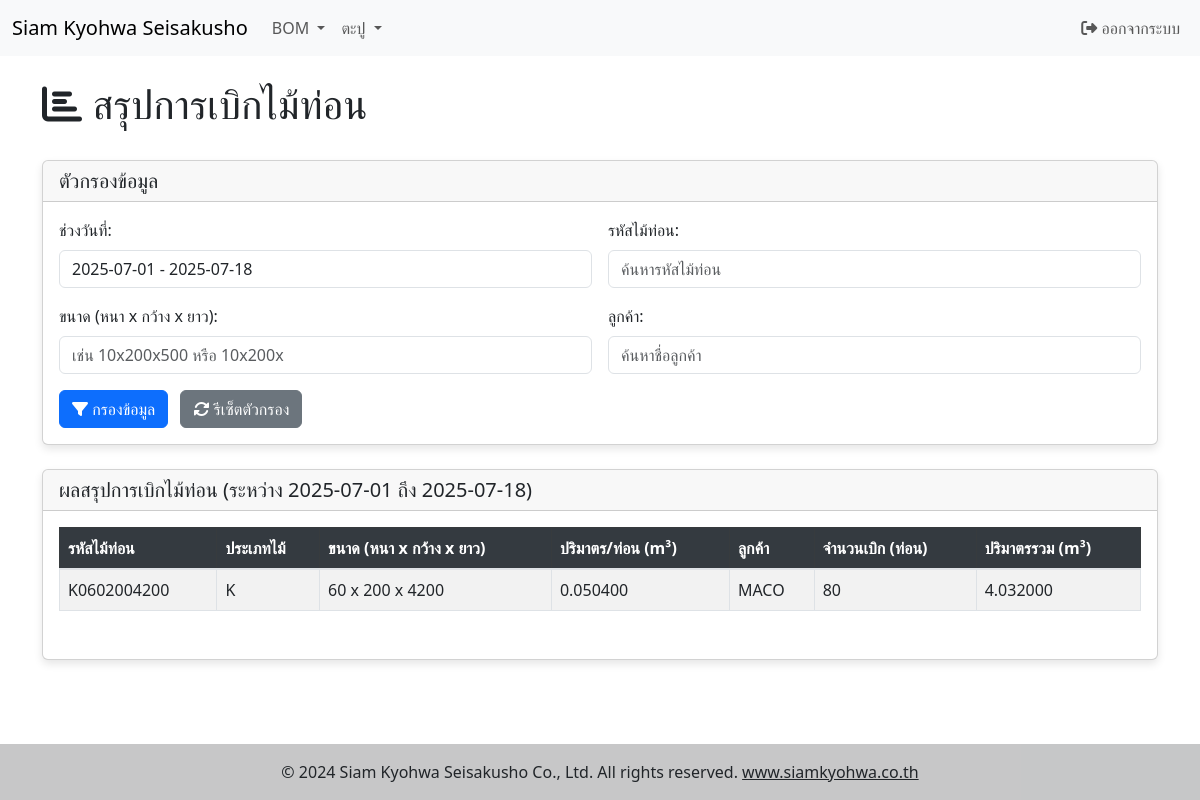
/rm_issue_summary.php (signed in), run on the app's committed database.
### tables this page shows
CREATE TABLE IF NOT EXISTS `rm_wood_list` (
  `rm_id` int(11) NOT NULL AUTO_INCREMENT,
  `rm_code` varchar(50) NOT NULL,
  `rm_type` varchar(50) DEFAULT NULL,
  `rm_thickness` int(11) NOT NULL,
  `rm_width` int(11) NOT NULL,
  `rm_length` int(11) NOT NULL,
  `rm_m3` double(15,6) NOT NULL DEFAULT 0.000000,
  PRIMARY KEY (`rm_id`)
);

### rm_issue_summary.php (the view, shortened to what this page needs)
<?php
require_once __DIR__ . '/functions.php';
$today = date('Y-m-d');
$default_start_date = date('Y-m-01');
$default_end_date = $today;
$start_date = $_GET['start_date'] ?? $default_start_date;
$end_date = $_GET['end_date'] ?? $default_end_date;
$search_rm_code = $_GET['search_rm_code'] ?? '';
$search_size = $_GET['search_size'] ?? '';
$search_customer_name = $_GET['search_customer_name'] ?? '';
$start_date_db = $conn->real_escape_string($start_date);
$end_date_db = $conn->real_escape_string($end_date);
$limit = 10;
$page = isset($_GET['page']) && is_numeric($_GET['page']) ? (int)$_GET['page'] : 1;
$offset = ($page - 1) * $limit;
$aggregated_data = [];
try {
    $where_clauses = ["DATE(cb.rm_needed_date) BETWEEN ? AND ?", "cb.batch_status != 'รอดำเนินการ'"];
    $param_types = "ss";
    $param_values = [&$start_date_db, &$end_date_db];
    $where_sql = "WHERE " . implode(" AND ", $where_clauses);
    $sql_summary = "
        SELECT
            rm.rm_id,
            rm.rm_code,
            rm.rm_type,
            rm.rm_thickness,
            rm.rm_width,
            rm.rm_length,
            rm.rm_m3,
            c.customer_name,
            SUM(cb.total_wood_logs * rl.main_input_qty) AS total_logs_issued,
            SUM(cb.total_wood_logs * rl.main_input_qty * rm.rm_m3) AS total_m3_issued
        FROM
            cutting_batch AS cb
        JOIN
            recipe_list AS rl ON cb.recipe_id = rl.recipe_id
        JOIN
            rm_wood_list AS rm ON rl.main_input_rm_id = rm.rm_id
        LEFT JOIN
            customer AS c ON rl.main_customer_id = c.customer_id
        {$where_sql}
        GROUP BY
            rm.rm_id, rm.rm_code, rm.rm_type, rm.rm_thickness, rm.rm_width, rm.rm_length, rm.rm_m3, c.customer_name
        ORDER BY
            rm.rm_code ASC, c.customer_name ASC;
    ";
    $stmt_summary = $conn->prepare($sql_summary);
    if ($stmt_summary) {
        call_user_func_array([$stmt_summary, 'bind_param'], array_merge([$param_types], $param_values));
        $stmt_summary->execute();
        $result_summary = $stmt_summary->get_result();
        while ($row = $result_summary->fetch_assoc()) {
            $aggregated_data[] = $row;
        }
    } else {
        $_SESSION['error_message'] = "เกิดข้อผิดพลาดในการเตรียมคำสั่ง SQL: " . $conn->error;
    }
    $paginated_data = array_slice($aggregated_data, $offset, $limit);
} catch (Exception $e) {
    $_SESSION['error_message'] = "เกิดข้อผิดพลาด: " . $e->getMessage();
    error_log("Error in rm_issue_summary.php: " . $e->getMessage());
}
?>
<!DOCTYPE html>
<html lang="th">
<head>
    <link href="https://cdn.jsdelivr.net/npm/bootstrap@5.3.3/dist/css/bootstrap.min.css" rel="stylesheet">
    <link rel="stylesheet" href="https://cdnjs.cloudflare.com/ajax/libs/font-awesome/6.5.1/css/all.min.css">
    <link rel="stylesheet" type="text/css" href="https://cdn.jsdelivr.net/npm/daterangepicker/daterangepicker.css" />
</head>
<body>
<?php include __DIR__ . '/navbar.php'; ?>
<main class="container">
    <div class="d-flex justify-content-between align-items-center mb-4 mt-4">
        <h1><i class="fas fa-chart-bar"></i> สรุปการเบิกไม้ท่อน</h1>
    </div>
    <div class="card mb-4">
        <div class="card-header">
            <h5 class="mb-0">ตัวกรองข้อมูล</h5>
        </div>
        <div class="card-body">
            <form id="filter_form" method="GET" action="">
                <div class="row g-3">
                    <div class="col-md-6">
                        <label for="date_range_picker" class="form-label">ช่วงวันที่:</label>
                        <input type="text" name="dates" id="date_range_picker" class="form-control"
                               value="<?php echo htmlspecialchars($start_date . ' - ' . $end_date); ?>">
                    </div>
                    <div class="col-md-6">
                        <label for="search_rm_code" class="form-label">รหัสไม้ท่อน:</label>
                        <input type="text" name="search_rm_code" id="search_rm_code" class="form-control" placeholder="ค้นหารหัสไม้ท่อน" value="<?php echo htmlspecialchars($search_rm_code); ?>">
                    </div>
                    <div class="col-md-6">
                        <label for="search_size" class="form-label">ขนาด (หนา x กว้าง x ยาว):</label>
                        <input type="text" name="search_size" id="search_size" class="form-control" placeholder="เช่น 10x200x500 หรือ 10x200x" value="<?php echo htmlspecialchars($search_size); ?>">
                    </div>
                    <div class="col-md-6">
                        <label for="search_customer_name" class="form-label">ลูกค้า:</label>
                        <input type="text" name="search_customer_name" id="search_customer_name" class="form-control" placeholder="ค้นหาชื่อลูกค้า" value="<?php echo htmlspecialchars($search_customer_name); ?>">
                    </div>
                    <div class="col-12 mt-3">
                        <button type="submit" class="btn btn-primary me-2"><i class="fas fa-filter"></i> กรองข้อมูล</button>
                        <a href="rm_issue_summary.php" class="btn btn-secondary"><i class="fas fa-sync-alt"></i> รีเซ็ตตัวกรอง</a>
                    </div>
                </div>
            </form>
        </div>
    </div>
    <div class="card">
        <div class="card-header">
            <h5 class="mb-0">ผลสรุปการเบิกไม้ท่อน (ระหว่าง <?php echo htmlspecialchars($start_date); ?> ถึง <?php echo htmlspecialchars($end_date); ?>)</h5>
        </div>
        <div class="card-body">
            <div class="table-responsive">
                <table class="table table-bordered table-striped table-hover align-middle">
                    <thead class="table-dark">
                        <tr>
                            <th>รหัสไม้ท่อน</th>
                            <th>ประเภทไม้</th>
                            <th>ขนาด (หนา x กว้าง x ยาว)</th>
                            <th>ปริมาตร/ท่อน (m³)</th>
                            <th>ลูกค้า</th>
                            <th>จำนวนเบิก (ท่อน)</th>
                            <th>ปริมาตรรวม (m³)</th>
                        </tr>
                    </thead>
                    <tbody>
                        <?php
                        if (!empty($paginated_data)) {
                            foreach ($paginated_data as $data) {
                                echo "<tr>";
                                echo "<td>" . htmlspecialchars($data['rm_code'] ?? 'N/A') . "</td>";
                                echo "<td>" . htmlspecialchars($data['rm_type'] ?? 'N/A') . "</td>";
                                echo "<td>" . htmlspecialchars($data['rm_thickness'] ?? 'N/A') . " x " . htmlspecialchars($data['rm_width'] ?? 'N/A') . " x " . htmlspecialchars($data['rm_length'] ?? 'N/A') . "</td>";
                                echo "<td>" . number_format($data['rm_m3'] ?? 0, 6) . "</td>";
                                echo "<td>" . htmlspecialchars($data['customer_name'] ?? 'N/A') . "</td>";
                                echo "<td>" . number_format($data['total_logs_issued'] ?? 0) . "</td>";
                                echo "<td>" . number_format($data['total_m3_issued'] ?? 0, 6) . "</td>";
                                echo "</tr>";
                            }
                        } else {
                            echo "<tr><td colspan='7' class='text-center'>ไม่พบข้อมูลการเบิกไม้ท่อนในช่วงวันที่และตัวกรองที่เลือก</td></tr>";
                        }
                        ?>
                    </tbody>
                </table>
            </div>
        </div>
    </div>
</main>
<?php include __DIR__ . '/footer.php'; ?>
</body>
</html>

### rm_issue_summary.php (style rules this page uses)
body { font-family: 'Segoe UI', Tahoma, Geneva, Verdana, sans-serif; background-color: #f8f9fa; }
.container { margin-top: 20px; margin-bottom: 20px; }
.card { border-radius: 10px; box-shadow: 0 4px 8px rgba(0,0,0,0.1); }
.table thead th { background-color: #343a40; color: white; border-bottom: 2px solid #dee2e6; }

### data on the page
rm_wood_list: rm_code "K0602004200", rm_type "K", rm_thickness "60", rm_width "200", rm_length "4200", rm_m3 "0.050400", customer_name "MACO", total_logs_issued "80", total_m3_issued "4.032000"

### other printed values
$item['title'] "BOM"
$item['title'] "ตะปู"
$start_date "2025-07-01"
$end_date "2025-07-18"
